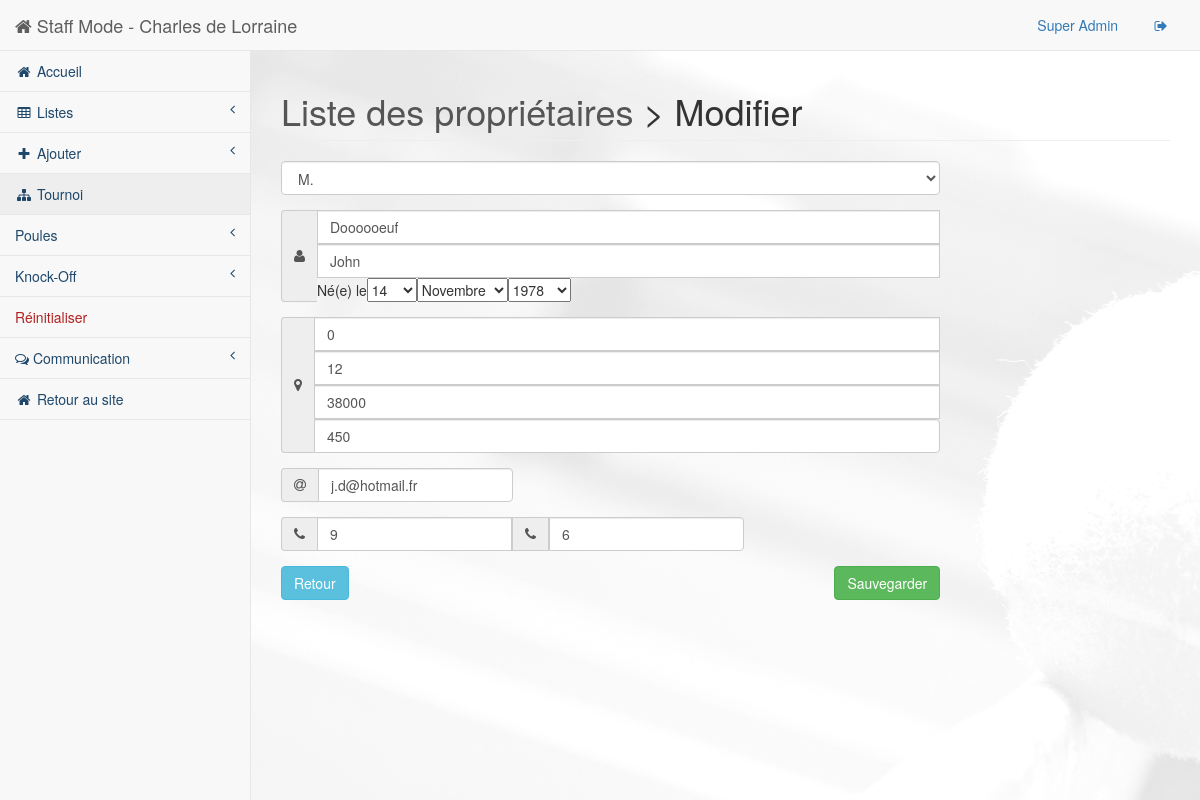
The app's page /staff/pages/edit-owner.php?id=107 (signed in), older data.
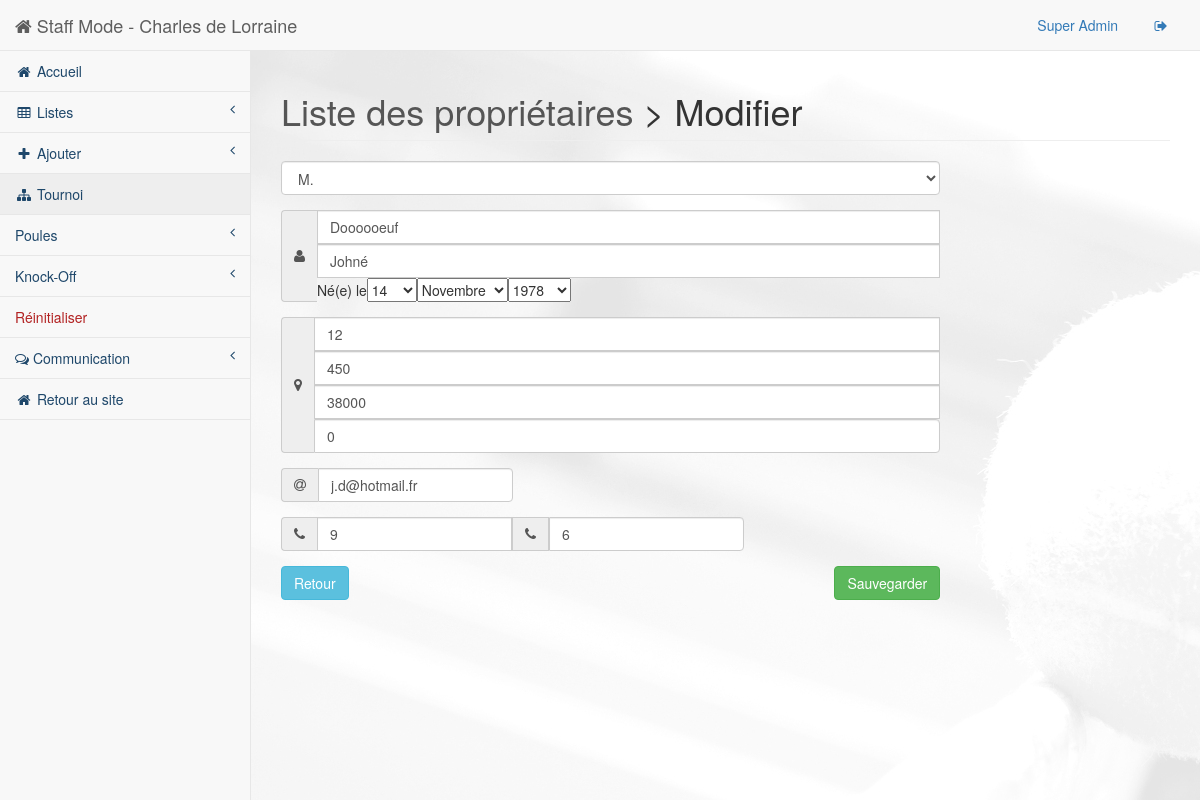
The same page, newer data.
### tables this page shows
CREATE TABLE IF NOT EXISTS `Personne` (
  `ID` int(255) NOT NULL AUTO_INCREMENT,
  `Title` int(2) NOT NULL,
  `FirstName` varchar(100) NOT NULL,
  `LastName` varchar(100) NOT NULL,
  `Ville` varchar(500) NOT NULL,
  `ZIPCode` int(10) NOT NULL,
  `Rue` varchar(100) NOT NULL,
  `Number` int(11) NOT NULL,
  `PhoneNumber` int(20) NOT NULL,
  `GSMNumber` int(20) NOT NULL,
  `BirthDate` date NOT NULL,
  `Mail` varchar(500) NOT NULL,
  `CreationDate` date NOT NULL,
  `Note` varchar(500) NOT NULL,
  `IsPlayer` tinyint(1) NOT NULL,
  `IsOwner` tinyint(1) NOT NULL,
  `IsStaff` tinyint(1) NOT NULL,
  PRIMARY KEY (`ID`)
);

### src/staff/pages/edit-owner.php (the view, shortened to what the changed rows need)
<!DOCTYPE html>
<html lang="en">
<head>
    <link href="../bower_components/bootstrap/dist/css/bootstrap.min.css" rel="stylesheet">
    <link href="../bower_components/metisMenu/dist/metisMenu.min.css" rel="stylesheet">
    <link href="../dist/css/sb-admin-2.css" rel="stylesheet">
    <link href="../bower_components/font-awesome/css/font-awesome.min.css" rel="stylesheet" type="text/css">
</head>
<body>
    <div id="wrapper">
        <?php
            include("./html/header.php");
	    $db = BDconnect();
        ?>
            <div id="page-wrapper" style="background : url(../../images/staff-back.jpg) 0 0 fixed;">
                <div class="row">
                    <div class="col-lg-12 noDeco">
                        <h1 class="page-header"><a href="list.php?type=owner"> Liste des propriétaires</a> > Modifier</h1>
                    </div>
                </div>
                <div class="row">
                    <form role="form" method="Get" action="php/inc/edit-owner.php">
                        <div class="col-lg-9">
                            <div class="form-group">
                                <select class="form-control" id="title" name="title">
                                    <?php
					                $reponse = $db->query('SELECT * FROM Personne, Owner WHERE Personne.ID='.$_GET['id'].'');
                                    $donnes = $reponse->fetch_array();
					                                    if ($donnes['Title'] == 1){
						echo "<option value=".$donnes['Title']." selected=\"selected\">M.</option>";
					}
					else {
						echo "<option value=".$donnes['Title'].">M.</option>";
						echo "<option value=".$donnes['Title']." selected=\"selected\">Mme.</option>";
					}
			 	    ?>
                                </select>
                            </div>
                            <div class="form-group">
                                <div class="input-group">
                                    <span class="input-group-addon"><i class="fa fa-user"></i></span>
                                    <input type="text" class="form-control" Nom="InputNom" id="InputNom" name="InputNom" placeholder="Nom" value="<?php $donnes['FirstName']  ?>" required>
                                    <input type="text" class="form-control" Prenom="InputPrenom" id="InputPrenom" name="InputPrenom" placeholder="Prenom" value="<?=$donnes['FirstName'] ?>" required>
                                    <span>Né(e) le</span>
                                    <select name='birth_day' id='birth_day1'>
                                        <?php
							for ($i = 1; $i <= 31; $i++) {
								if (idate("d",strtotime($donnes['BirthDate'])) == $i){
									echo "<option selected=\"selected\">$i</option>";
								}
								else{
									echo "<option>$i</option>\n";
								}
							}
                                                ?>
                                    </select>
                                    <select name='birth_month' id='birth_month1'>
                                        <?php if (date("m",strtotime($donnes['BirthDate'])) == 1){ echo "<option value=\"1\" selected=\"selected\">Janvier</option>";} else {echo "<option value=\"1\">Janvier</option>";}
                                                 if (date("m",strtotime($donnes['BirthDate'])) == 11){ echo "<option value=\"11\" selected=\"selected\">Novembre</option>";} else {echo "<option value=\"11\">Novembre</option>";}
                                                 if (date("m",strtotime($donnes['BirthDate'])) == 12){ echo "<option value=\"12\" selected=\"selected\">Décembre</option>";} else {echo "<option value=\"12\">Décembre</option>";} ?>
                                    </select>
                                    <select name='birth_year' id='birth_year1'>
                                        <?php
                                                  for ($i = idate('Y'); $i >= 1900; $i--) {
                                                    if (idate("Y",strtotime($donnes['BirthDate'])) == $i){
									echo "<option selected=\"selected\">$i</option>\n";
								}
								else{
									echo "<option>$i</option>\n";
								}
                                                  }
                                            ?>
                                    </select>
                                </div>
                            </div>
                            <div class="form-group">
                                <div class="input-group">
                                    <span class="input-group-addon"><i class="fa fa-map-marker"></i></span>
                                    <input type="text" class="form-control" id="InputAdresse" name="InputAdresse" placeholder="Adresse" required>
                                    <input type="text" class="form-control" id="InputBat" name="InputBat" placeholder="Numero - Batiment">
                                    <input type="text" class="form-control" id="InputCP" name="InputCP" placeholder="Code Postal" required>
                                    <input type="text" class="form-control" id="InputLoc" name="InputLoc" placeholder="Localité">
                                </div>
                            </div>
                        </div>
                    </form>
                </div>
            </div>
    </div>
</body>
</html>

### src/staff/pages/html/header.php (shortened to what the changed rows need)
<nav class="navbar navbar-default navbar-static-top" role="navigation" style="margin-bottom: 0">
    <div class="navbar-header">
        <a class="navbar-brand" href="index.php"><i class="fa fa-home"></i> Staff Mode - Charles de Lorraine</a>
    </div>
</nav>

Row changes from the older to the newer data that the page shows:
changed personne "Novembre": InputPrenom "John" → "Johné"
Text that changed along with them:
form field InputAdresse: "0" → "12"
form field InputBat: "12" → "450"
form field InputLoc: "450" → "0"
